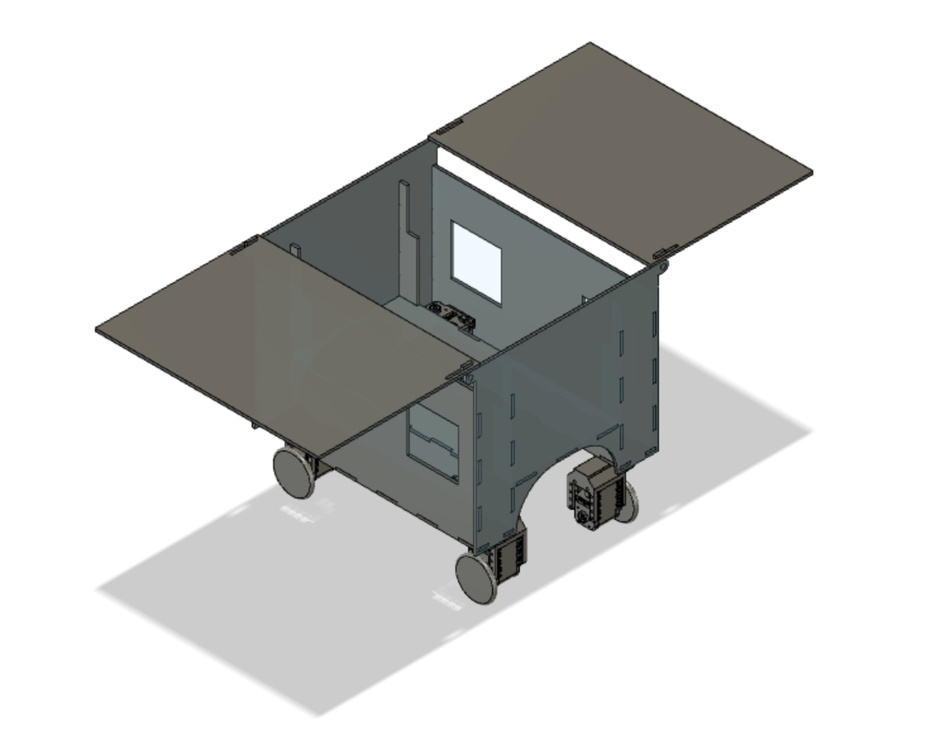
#> input picture Originaldesign.png, 936 x 754 px, shrunk from 1480 x 1192 before the run, given in place of the camera
$ python contouring.py
#> lines starting #> are read from the running program, lines starting #| are printed output that depends on the picture; after the words box and inside, x2 and y2 are one past the last pixel; in counts of white or black regions, pixels touching at a corner belong together
# need to ensure cv is detected
import numpy as np
import cv2


video = cv2.VideoCapture(0)
while True:
    read, frame = video.read()
#> frame is the input picture: shape (754, 936, 3); mean B, G, R 208.9, 210.1, 209.6
    if not read:
        continue

    greyVideo = cv2.cvtColor(frame, cv2.COLOR_BGR2GRAY)
    ret, thresh = cv2.threshold(greyVideo, 127, 255, cv2.THRESH_BINARY)
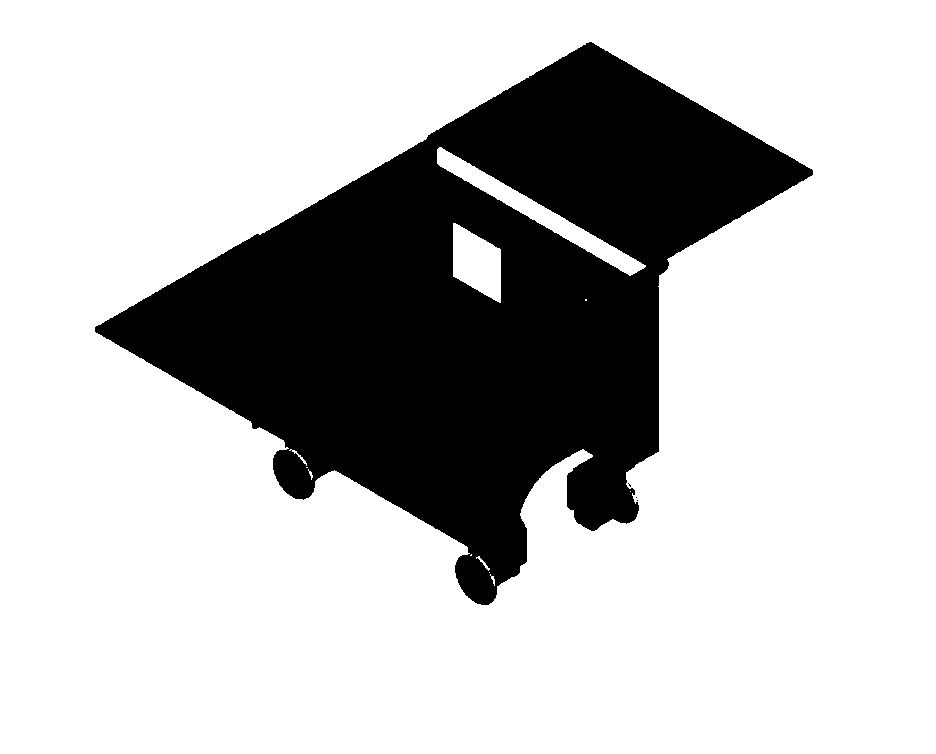
#> thresh: shape (754, 936); 74.8% white; 4 black regions (3 under 20 px)
    contours, hierarchy = cv2.findContours(thresh, cv2.RETR_TREE, cv2.CHAIN_APPROX_SIMPLE)
#> contours = 17 contours, 11 with area under 20; largest, box (x1, y1, x2, y2) and area: (0, 0, 936, 754) 704055, (94, 41, 814, 606) 185303, (437, 147, 646, 276) 3710, (453, 223, 501, 303) 2514, (476, 556, 490, 571) 28, (289, 449, 307, 466) 25
    cv2.drawContours(frame, contours, -1, (0, 255, 0), 3)
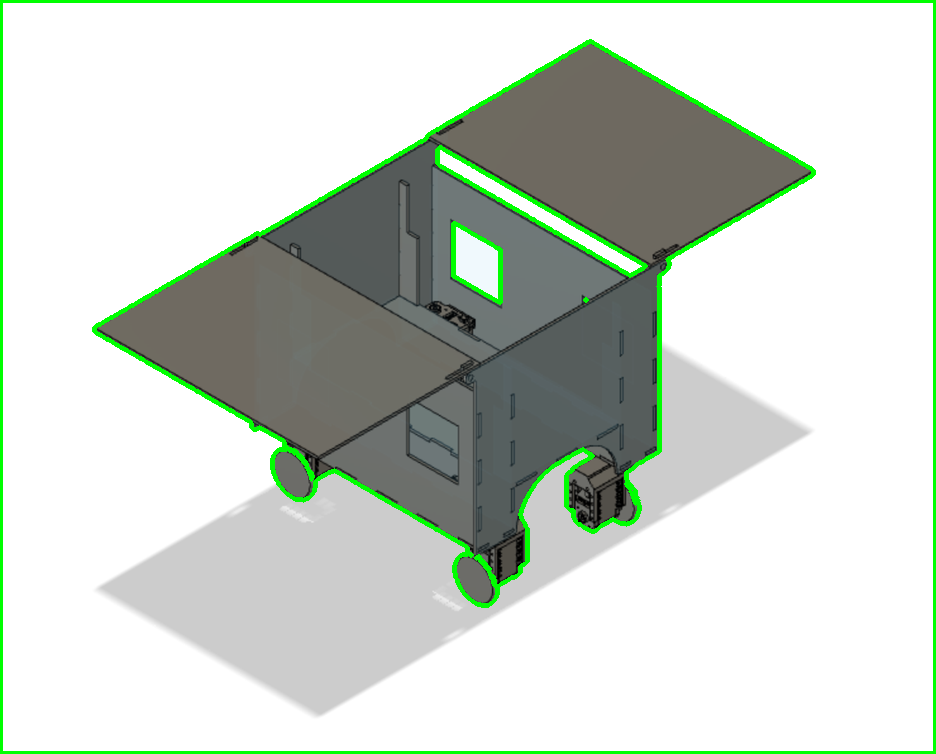
#> frame: shape (754, 936, 3); 3.37% of pixels changed, all inside (x1, y1, x2, y2) = (0, 0, 936, 754)
    cv2.imshow('Frame', frame)

video.release()
cv2.destroyAllWindows()

$ run again, on Dropper.png
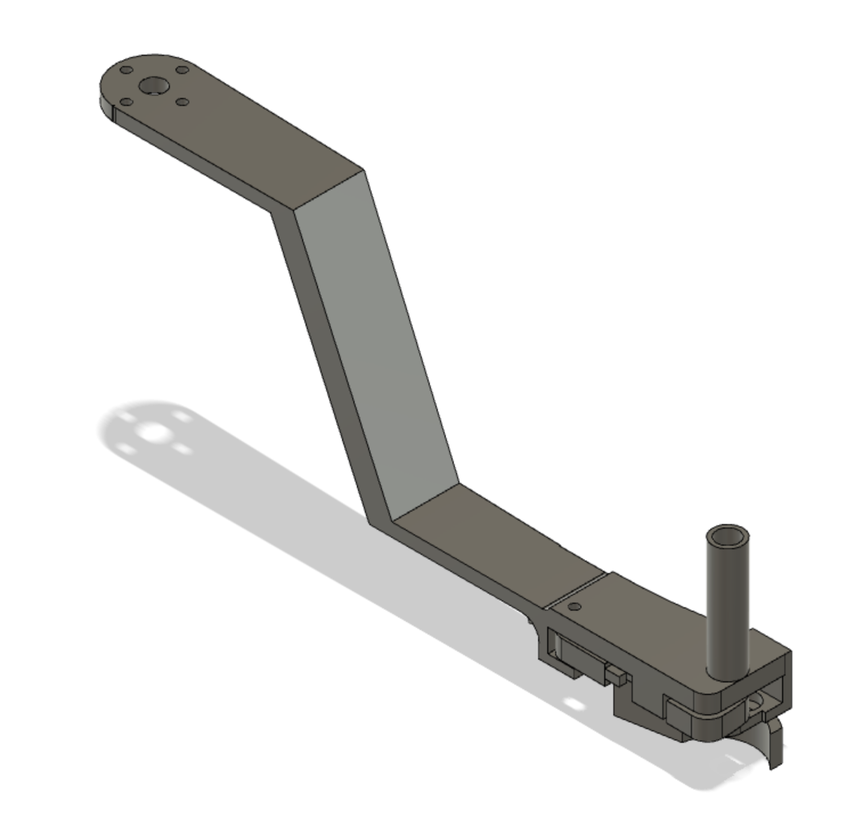
#> input picture Dropper.png, 863 x 818 px, shrunk from 1514 x 1436 before the run, given in place of the camera
#> frame is the input picture: shape (818, 863, 3); mean B, G, R 229.8, 230.8, 231
#> `ret, thresh = cv2.threshold(greyVideo, 127, 255, cv2.THRESH_BINARY)`:
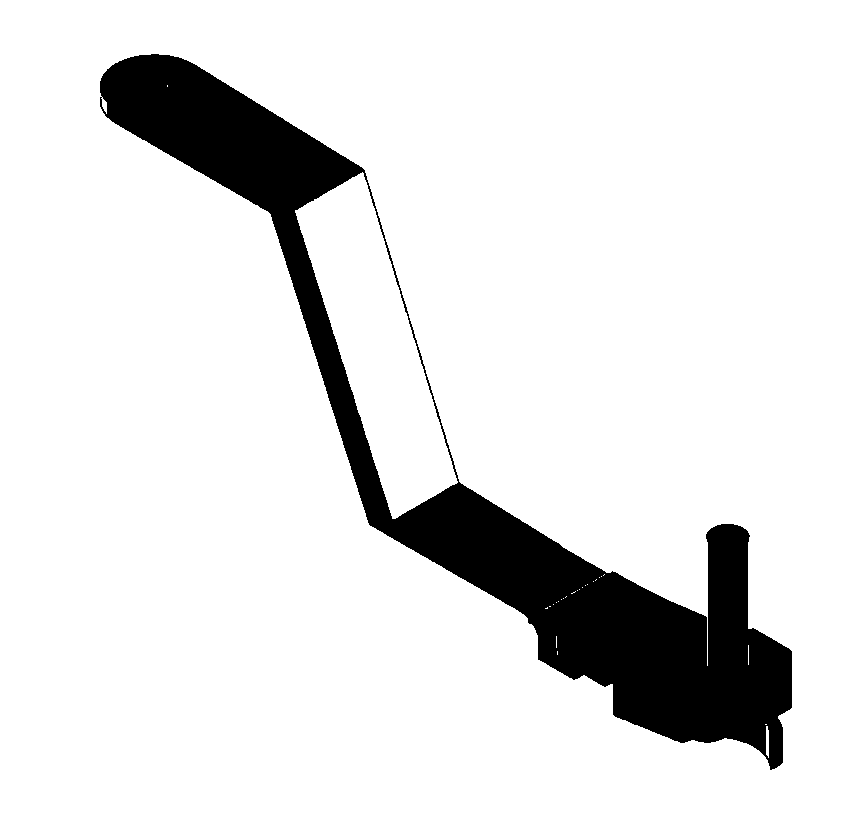
#> thresh: shape (818, 863); 89.2% white; 1 black region
#> contours = 28 contours, 24 with area under 20; largest, box (x1, y1, x2, y2) and area: (0, 0, 863, 818) 704254, (99, 53, 793, 771) 101810, (295, 172, 458, 519) 24016, (766, 726, 769, 758) 54
#> `cv2.drawContours(frame, contours, -1, (0, 255, 0), 3)`:
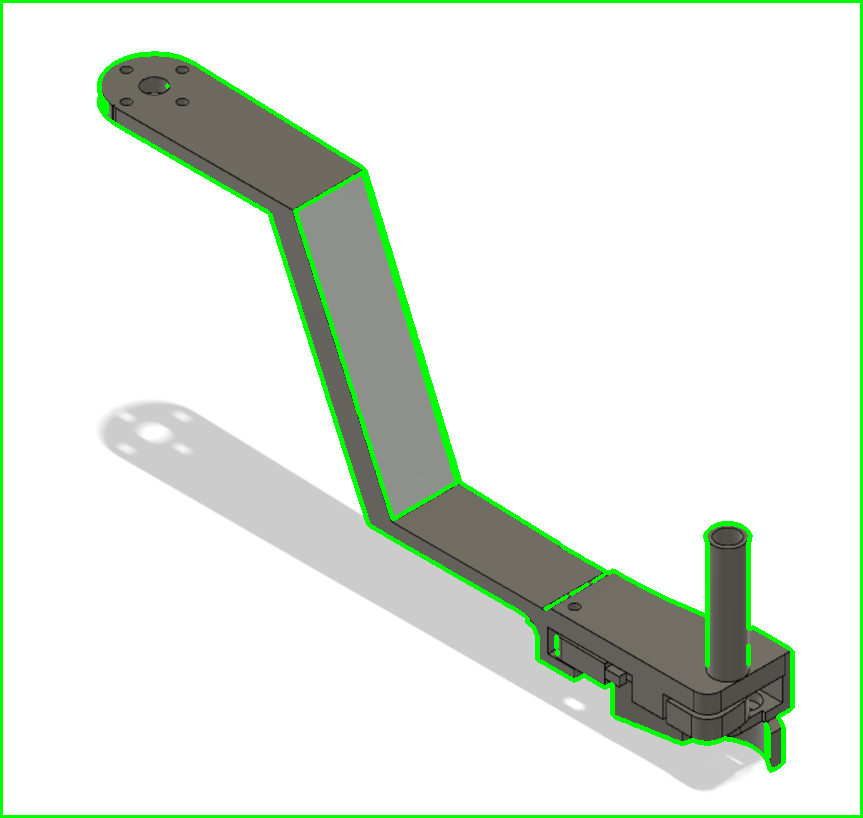
#> frame: shape (818, 863, 3); 3.57% of pixels changed, all inside (x1, y1, x2, y2) = (0, 0, 863, 818)

$ run again, on FullDesign.png
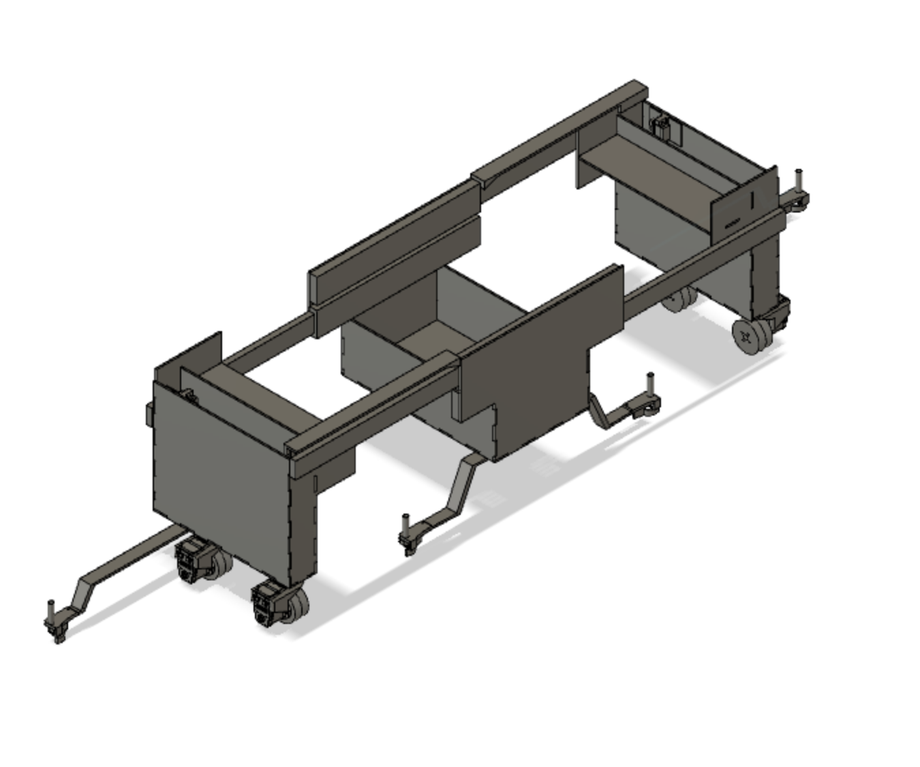
#> input picture FullDesign.png, 920 x 767 px, shrunk from 1350 x 1126 before the run, given in place of the camera
#> frame is the input picture: shape (767, 920, 3); mean B, G, R 219.7, 220.7, 221.1
#> `ret, thresh = cv2.threshold(greyVideo, 127, 255, cv2.THRESH_BINARY)`:
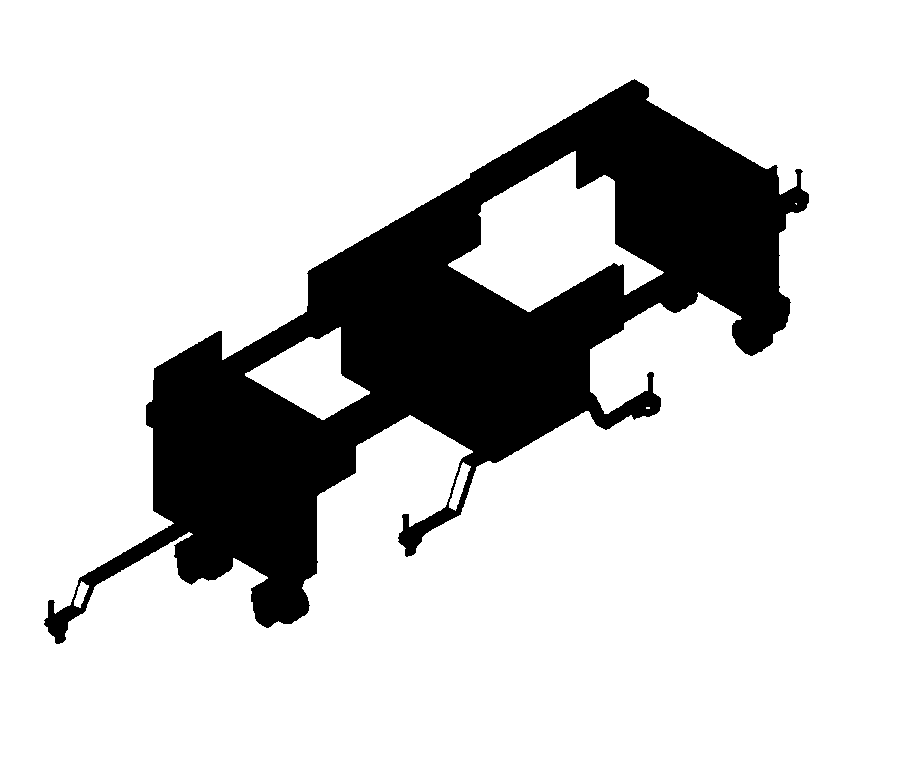
#> thresh: shape (767, 920); 81.2% white; 1 black region
#> contours = 8 contours, 2 with area under 20; largest, box (x1, y1, x2, y2) and area: (0, 0, 920, 767) 703954, (43, 78, 810, 645) 157122, (448, 151, 664, 312) 16652, (245, 327, 370, 420) 5460, (449, 462, 471, 511) 367, (74, 581, 89, 608) 182
#> `cv2.drawContours(frame, contours, -1, (0, 255, 0), 3)`:
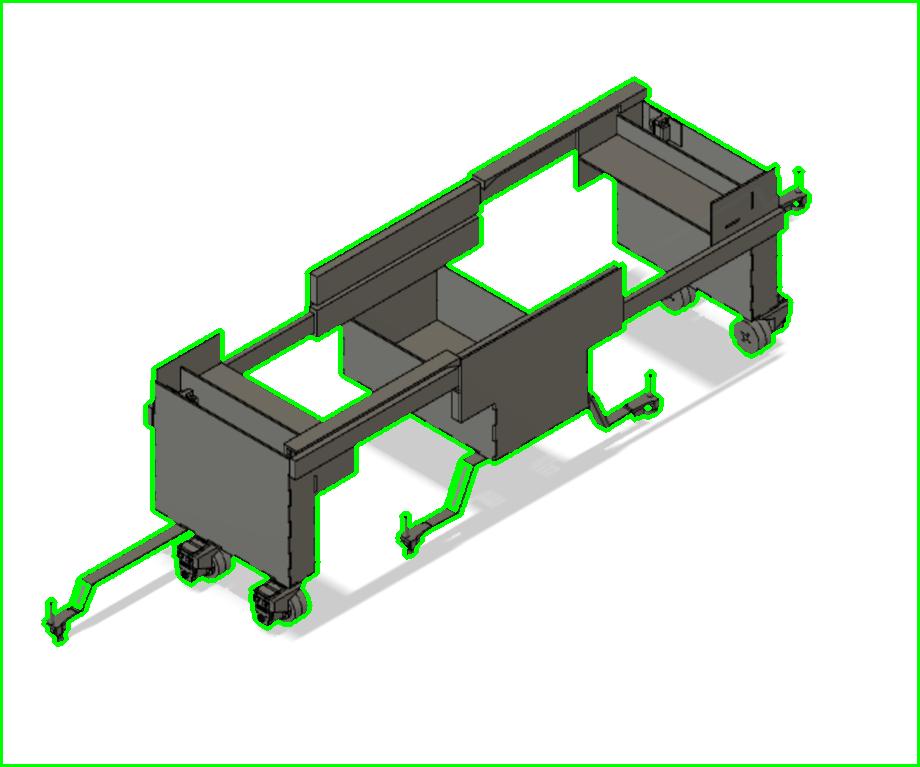
#> frame: shape (767, 920, 3); 4.23% of pixels changed, all inside (x1, y1, x2, y2) = (0, 0, 920, 767)

$ run again, on WheelAssembly.png
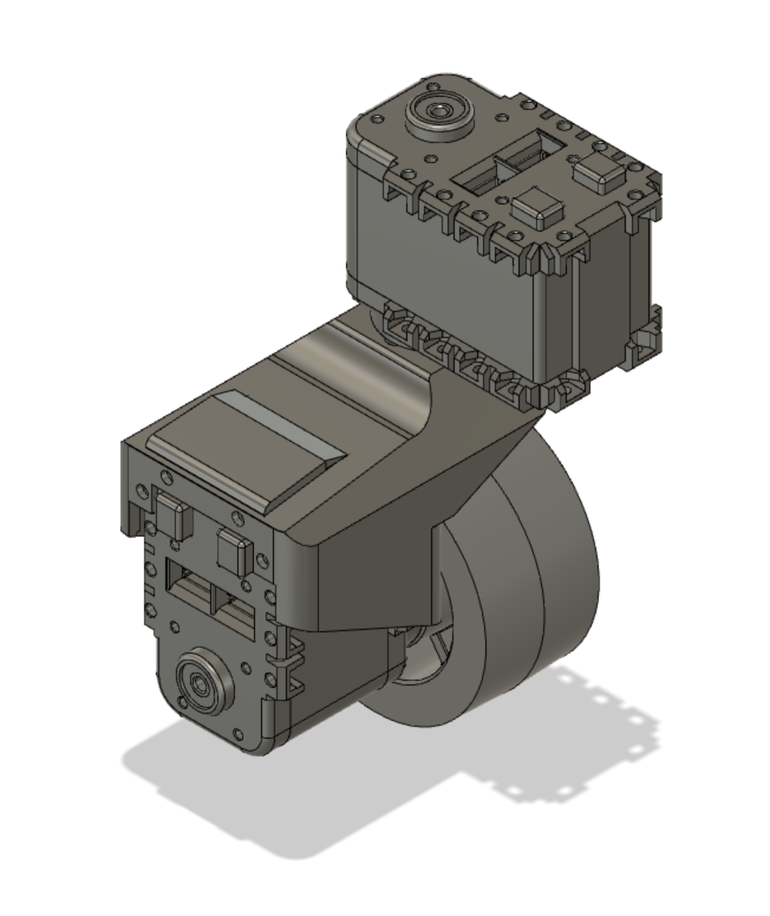
#> input picture WheelAssembly.png, 770 x 916 px, shrunk from 1304 x 1550 before the run, given in place of the camera
#> frame is the input picture: shape (916, 770, 3); mean B, G, R 196.7, 198.8, 199.6
#> `ret, thresh = cv2.threshold(greyVideo, 127, 255, cv2.THRESH_BINARY)`:
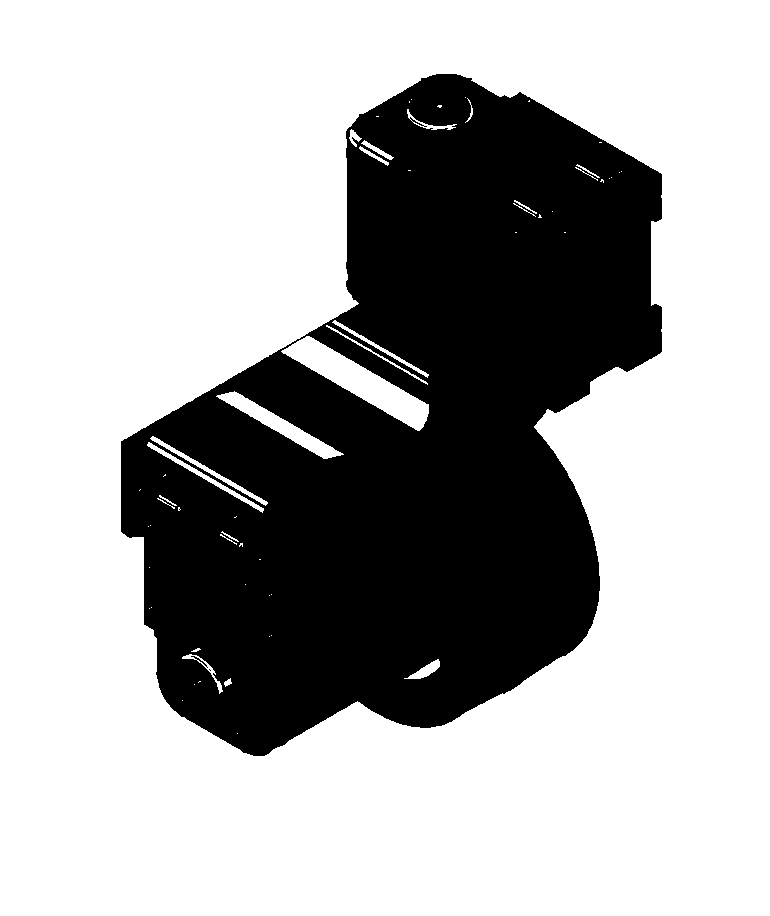
#> thresh: shape (916, 770); 68.5% white; 2 black regions (1 under 20 px)
#> contours = 69 contours, 50 with area under 20; largest, box (x1, y1, x2, y2) and area: (0, 0, 770, 916) 703635, (120, 73, 663, 757) 232868, (281, 336, 429, 431) 4088, (216, 391, 344, 459) 1648, (147, 442, 264, 513) 470
#> `cv2.drawContours(frame, contours, -1, (0, 255, 0), 3)`:
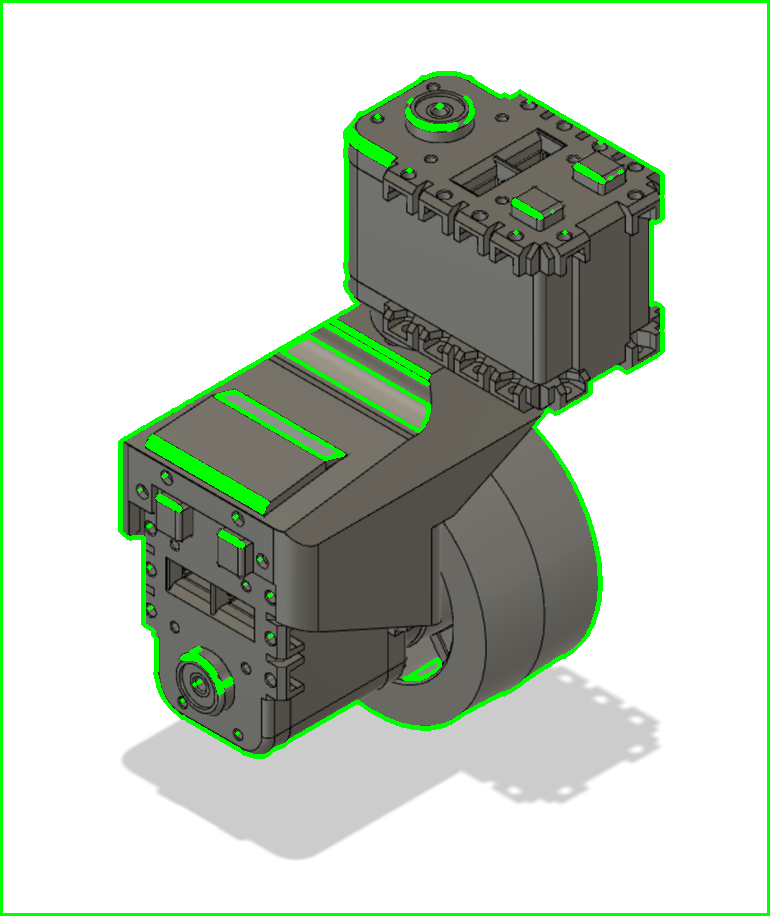
#> frame: shape (916, 770, 3); 4.26% of pixels changed, all inside (x1, y1, x2, y2) = (0, 0, 770, 916)
